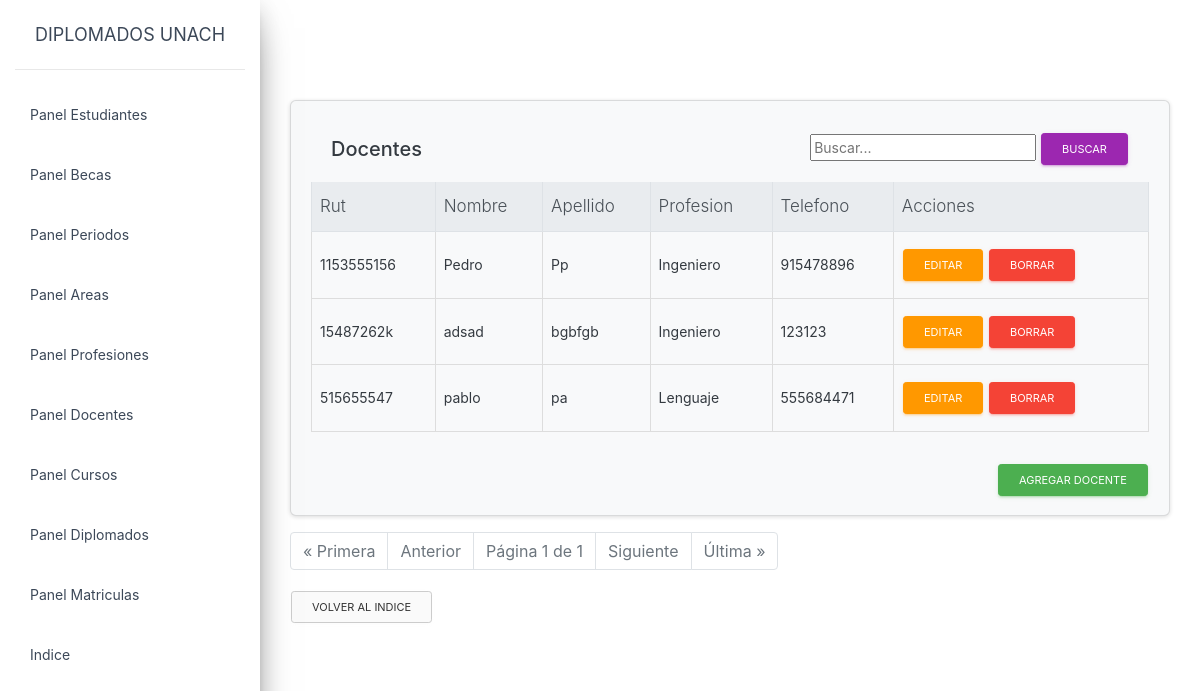
/artemis/panel_docentes.html (signed in), run on the app's committed database.
### artemis/models.py (models this page shows, shortened)
class Docentes(models.Model):
    rut_docente = models.CharField(primary_key=True,max_length=20)
    nombre_docente = models.CharField(max_length=20)
    apellido_docente = models.CharField(max_length=20)
    profesion_docente = models.ForeignKey(Profesiones,on_delete=models.CASCADE)
    num_tel_docente = models.IntegerField()

class Profesiones(models.Model):
    id = models.AutoField(primary_key=True)
    nombre_profesion = models.CharField(max_length=20)
    area_profesion= models.ForeignKey(Areas, on_delete=models.CASCADE)
    def __str__(self):
        return self.nombre_profesion

### artemis/views.py (the view, shortened to what this page needs)
# urls.py: path('panel_docentes.html',panel_docentes.as_view(),name = 'panel_docentes'),
@method_decorator(login_required, name='dispatch' )
class panel_docentes(ListView):
    context_object_name = 'panel_docentes'
    template_name = 'panel_docentes.html'
    paginate_by = 15
    queryset = Docentes.objects.all()
    search_form = SearchForm
    def get_queryset(self):
        queryset = Docentes.objects.order_by('nombre_docente')
        query = self.request.GET.get('query')
        return queryset
    def get_context_data(self, **kwargs):
        context = super(panel_docentes, self).get_context_data(**kwargs)
        context['search_form'] = self.search_form(self.request.GET or None)
        return context

### artemis/forms.py
class SearchForm(forms.Form):
    query = forms.CharField(label='', widget=forms.TextInput(attrs={'placeholder': 'Buscar...'}))

### artemis/templates/panel_docentes.html (shortened to what this page needs)
{% extends "base.html" %}
{% block content %}
<head>
   <link rel="stylesheet" href="https://stackpath.bootstrapcdn.com/bootstrap/4.1.3/css/bootstrap.min.css">
   {% load crispy_forms_tags %}
</head>
<div class="card text-dark bg-light mb-3">
    <div class="card-body">
        <div class="card-header d-flex justify-content-between align-items-center">
            <h5 class="mb-0">Docentes</h5>
            <form method="GET" class="search-form">
                <input type="text" name="query" value="{{ search_form.value }}" placeholder="Buscar...">
                <button type="submit" class="btn btn-primary btn-sm">Buscar</button>
            </form>
        </div>
        <div class="table-responsive" style="max-height: calc(100vh - 370px); overflow-y: auto;">
            <table class="table table-hover table-bordered">
                <thead class="thead-light">
                    <tr>
                <th>Rut</th>
                <th>Nombre </th>
                <th>Apellido </th>
                <th>Profesion </th>
                <th>Telefono </th>
                <th>Acciones </th>
            </tr>
        </thead>
        <tbody>
            {% for Docentes in object_list %}
            <tr class="table-hover">
                <td>{{ Docentes.rut_docente }} </td>
                <td>{{ Docentes.nombre_docente }} </td>
                <td>{{ Docentes.apellido_docente }} </td>
                <td>{{ Docentes.profesion_docente }} </td>
                <td>{{ Docentes.num_tel_docente }} </td>
                <td><a href="{% url "artemis:edit_docente" Docentes.pk %}" class="btn btn-warning btn-sm">Editar</a>
                    <a href="{% url "artemis:delete_docente" Docentes.pk %}" class="btn btn-danger btn-sm">Borrar</a>
                </td>
            </tr>
            {% endfor %}
        </tbody>
    </table>
</div>
<div class="d-flex justify-content-end">
    <a href="{% url "artemis:new_docente" %}" class="btn btn-success btn-sm mt-3"> Agregar docente</a>
</div>
</div>
</div>
    <div class="pagination">
        <ul class="pagination justify-content-center">
          {% if page_obj.has_previous %}
          <li class="page-item"><a class="page-link" href="?page=1">&laquo; Primera</a></li>
          <li class="page-item"><a class="page-link" href="?page={{ page_obj.previous_page_number }}">Anterior</a></li>
          {% else %}
          <li class="page-item disabled"><span class="page-link">&laquo; Primera</span></li>
          <li class="page-item disabled"><span class="page-link">Anterior</span></li>
          {% endif %}
          <li class="page-item disabled"><span class="page-link">Página {{ page_obj.number }} de {{ page_obj.paginator.num_pages }}</span></li>
          {% if page_obj.has_next %}
          <li class="page-item"><a class="page-link" href="?page={{ page_obj.next_page_number }}">Siguiente</a></li>
          <li class="page-item"><a class="page-link" href="?page={{ page_obj.paginator.num_pages }}">Última &raquo;</a></li>
          {% else %}
          <li class="page-item disabled"><span class="page-link">Siguiente</span></li>
          <li class="page-item disabled"><span class="page-link">Última &raquo;</span></li>
          {% endif %}
      </div>
        <p>
            <a href="{% url "artemis:index" %}" class="btn btn-secondary btn-sm" >Volver al indice</a>
        </p>
    {%endblock content%}

### artemis/templates/base.html (style rules this page uses)
.card { margin-top: 0; }

### data on the page
Docentes: rut_docente "1153555156", nombre_docente "Pedro", apellido_docente "Pp", profesion_docente "Ingeniero", num_tel_docente "915478896"
Docentes: rut_docente "15487262k", nombre_docente "adsad", apellido_docente "bgbfgb", profesion_docente "Ingeniero", num_tel_docente "123123"
Docentes: rut_docente "515655547", nombre_docente "pablo", apellido_docente "pa", profesion_docente "Lenguaje", num_tel_docente "555684471"

### other printed values
{{ page_obj.number }} "1"
{{ page_obj.paginator.num_pages }} "1"
